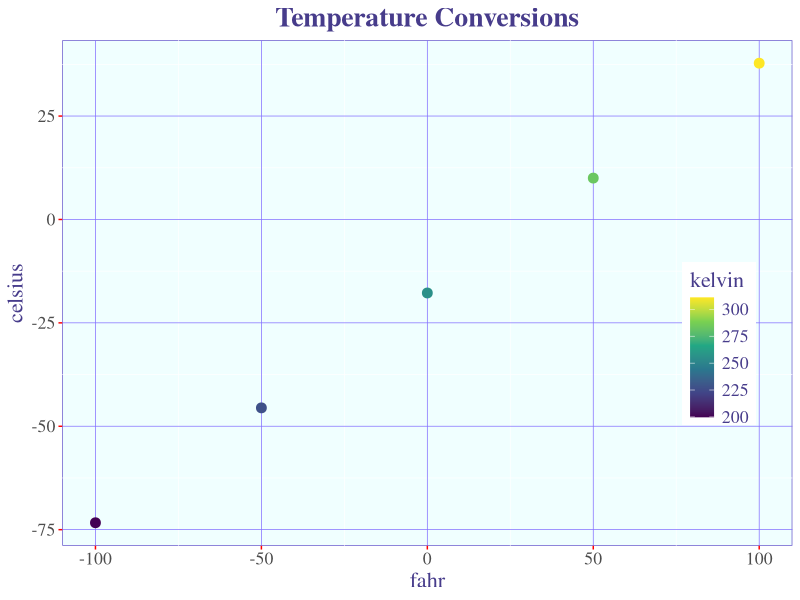

The R source for this figure:
## ---- chunk 1
library(dplyr)
library(tidyr)
library(purrr) # for ineration using map() family of functions
library(ggplot2)

library(palmerpenguins) #dataset for data explo & viz; an alternative to iris
## ---- chunk 2
airtemps <- c(212, 30.3, 78, 32)
celsius1 <- (airtemps[1] - 32) * 5/9
celsius2 <- (airtemps[2] - 32) * 5/9
celsius3 <- (airtemps[3] - 33) * 5/9
#Here we repeat the same formula three times. And note the third time, there’s a subtle mistake!
## ---- chunk 3
convert_f_to_c <- function(fahr) { #fahr is the argument supplied by the user
  celsius <- (fahr - 32) * 5/9 #says what we want the function to do
  return(celsius) #return the value to the user
}

### check single value:
celsius1a <- convert_f_to_c(airtemps[1])
celsius1a == celsius1 #returns TRUE

### calculate for whole vector:
celsius_vec <- convert_f_to_c(airtemps)
celsius_vec
## ---- chunk 4
convert_temp <- function(t, scale = 'f') { #if you don't tell me, i'm assuming fahrenheit
    if(scale == "c") {
        result = t * 9/5 + 32
    } else {
        result  = (t - 32) * 5/9
    }
    return(round(result, 3))
}

convert_temp(t = airtemps)
## ---- chunk 5
convert_temp <- function(t, scale = 'f') {
    scale = tolower(substr(scale, 1, 1))
    if(!scale %in% c('c', 'f')) {
      stop('scale must be either "c" or "f"') #anticipate mistakes: coerce into proper argument or throw an error early to encourage correction
    }
    if(scale == "c") {
        result = t * 9/5 + 32
    } else {
        result  = (t - 32) * 5/9
    }
    return(round(result, 3))
}

convert_temp(t = airtemps, scale = 'celsius')
## ---- chunk 6
 convert_f_to_c_k <- function(f) {
  c <- (f - 32) * 5/9
  k  <- c + 273.15
  out_df <- data.frame(fahr = f, celsius = c, kelvin = k)
  return(out_df)
}

temps_df <- convert_f_to_c_k(seq(-100, 100, 50))
temps_df
## ---- chunk 7
 convert_f_to_c_k <- function(f) {
  c <- (f - 32) * 5/9
  k  <- c + 273.15
  out_list <- list(fahr = f, celsius = c, kelvin = k)
  return(out_list)
}

temps_list <- convert_f_to_c_k(seq(-100, 100, 50))
temps_list
## ---- chunk 8
 convert_f_to_c_k <- function(f) {
  c <- (f - 32) * 5/9
  k  <- c + 273.15
  out_list <- list(fahr = f, celsius = c, kelvin = k)
  print('calculation successful!')
}

temps_oops <- convert_f_to_c_k(seq(-100, 100, 50))
## ---- chunk 9
 a <- 1       ### create object a in parent environment

add_one <- function(x) { #function is child environment
  x <- x + 1 ### increment argument by 1
  a <- a + 2 ### modify a in function environment
  b <- a + 3 ### create b in function environment
  return(x)  ### only x is returned back to parent
} #DON'T DO THIS!

add_one(a)   ### give `a` as arg to the function; returns the value a + 1
## ---- chunk 10
nums <- list(1, 3, 9, 49, 101, pi)
purrr::map_vec(.x = nums, .f = sqrt) #for every value in this sequence (n), apply this function (f)
base::sapply(X = nums, FUN = sqrt) #same as above but different syntax
## ---- chunk 11
library(palmerpenguins)
data(penguins)
spp_vec <- unique(penguins$species)

calc_bill_model <- function(spp, df) {
    spp_df <- df %>%
        filter(species == spp) #calculate linear models for each species
    bill_mdl <- lm(bill_length_mm ~ bill_depth_mm, data = spp_df)
    return(bill_mdl)
}
map_results <- purrr::map(.x = spp_vec, .f = calc_bill_model, df = penguins)
broom::tidy(map_results[[3]]) #get p-values and stats from a model
lapply_results <- base::lapply(X = spp_vec, FUN = calc_bill_model, df = penguins) #same as above just different syntax (purrr functions are a little cleaner)
broom::tidy(lapply_results[[3]])
## ---- chunk 12
custom_theme <- function(base_size = 9) {
  theme(
    text             = element_text(family = "serif",
                                    color  = "slateblue4",
                                    size   = base_size),
    plot.title       = element_text(size   = rel(1.25),
                                    hjust  = 0.5,
                                    face   = "bold"),
    panel.background = element_rect(color = 'slateblue3',
                                    fill  = 'azure'),
    panel.grid.major = element_line(color    = "slateblue1",
                                    linewidth = 0.25),
    legend.position  = c(.9, .4),
    axis.ticks       = element_line(color = 'red')
  )
}
## ---- chunk 13
scatterplot <- function(df, point_size = 2, font_size = 9) {
  ggplot(data = df, mapping = aes(x = fahr, y = celsius, color = kelvin)) +
    geom_point(size = point_size) +
    scale_color_viridis_c() +
    custom_theme(font_size)
}

scatterplot(temps_df, point_size = 3, font_size = 16) +
  labs(title = 'Temperature Conversions')
## ---- chunk 14
#' Convert temperature from Fahrenheit to Celsius
#'
#' @param fahr Numeric value or vector in degrees Fahrenheit
#'
#' @returns Numeric value or vector in degrees Celsius
#' @export
#'
#' @examples
#' convert_f_to_c(32)
#' convert_f_to_c(c(32, 212, 72))
convert_f_to_c <- function(fahr) {
  celsius <- (fahr - 32) * 5/9
  return(celsius)
}
## ---- chunk 15
fish_l_to_w <- function(L) {
    a <- .00057
    b <- 2.9
    W <- a * L^b
    return(round(W, 2))
}
test_vec <- c(30, 42, 60)
fish_l_to_w(L = test_vec)
